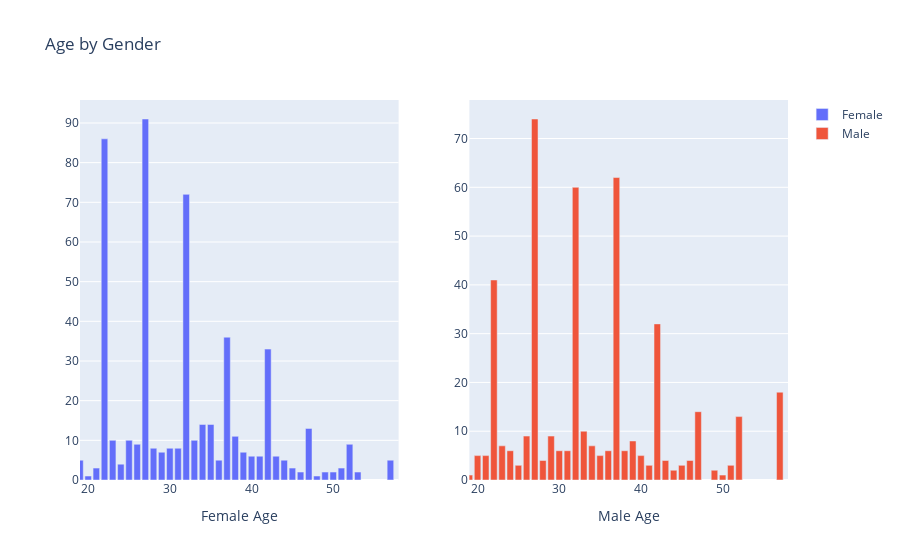

Notebook source saved alongside this figure:
### Code cell
min_age = min(df.age)
max_age = max(df.age)

fig = make_subplots(rows=1, cols=2)

female_data = df[df['gender'] == 'female']
f_d = female_data['age'].value_counts()
fig.add_trace(go.Bar(x=list(f_d.index), y=list(f_d.values),name='Female'), row=1, col=1)
fig.update_xaxes(title_text="Female Age", row=1, col=1,range=[min_age, max_age+1])

male_data = df[df['gender'] == 'male']
m_d = male_data['age'].value_counts()
fig.add_trace(go.Bar(x=list(m_d.index), y=list(m_d.values),name='Male'), row=1, col=2)
fig.update_xaxes(title_text="Male Age", row=1, col=2,range=[min_age, max_age+1])

fig.update_layout(title="Age by Gender")

fig.show()

### Figure 1 — Plotly figure (JSON) as saved in the notebook; plotly's stock layout.template omitted (floating-point values rounded to 4 significant figures)
{"data": [{"name": "Female", "type": "bar", "x": [27, 22, 32, 37, 42, 35, 34, 47, 38, 23, 25, 33, 52, 26, 28, 31, 30, 29, 39, 43, 40, 41, 57, 19, 44, 36, 24, 51, 45, 21, 46, 53, 49, 50, 48, 20], "xaxis": "x", "y": [91, 86, 72, 36, 33, 14, 14, 13, 11, 10, 10, 10, 9, 9, 8, 8, 8, 7, 7, 6, 6, 6, 5, 5, 5, 5, 4, 3, 3, 3, 2, 2, 2, 2, 1, 1], "yaxis": "y"}, {"name": "Male", "type": "bar", "x": [27, 37, 32, 22, 42, 57, 47, 52, 33, 26, 29, 39, 23, 34, 30, 24, 31, 38, 36, 40, 21, 20, 35, 46, 43, 28, 51, 25, 45, 41, 44, 49, 19, 50], "xaxis": "x2", "y": [74, 62, 60, 41, 32, 18, 14, 13, 10, 9, 9, 8, 7, 7, 6, 6, 6, 6, 6, 5, 5, 5, 5, 4, 4, 4, 3, 3, 3, 3, 2, 2, 1, 1], "yaxis": "y2"}], "layout": {"autosize": true, "title": {"text": "Age by Gender"}, "xaxis": {"anchor": "y", "domain": [0, 0.45], "range": [19, 58], "title": {"text": "Female Age"}, "type": "linear"}, "xaxis2": {"anchor": "y2", "domain": [0.55, 1], "range": [19, 58], "title": {"text": "Male Age"}, "type": "linear"}, "yaxis": {"anchor": "x", "autorange": true, "domain": [0, 1], "range": [0, 95.79], "type": "linear"}, "yaxis2": {"anchor": "x2", "autorange": true, "domain": [0, 1], "range": [0, 77.89], "type": "linear"}}}
